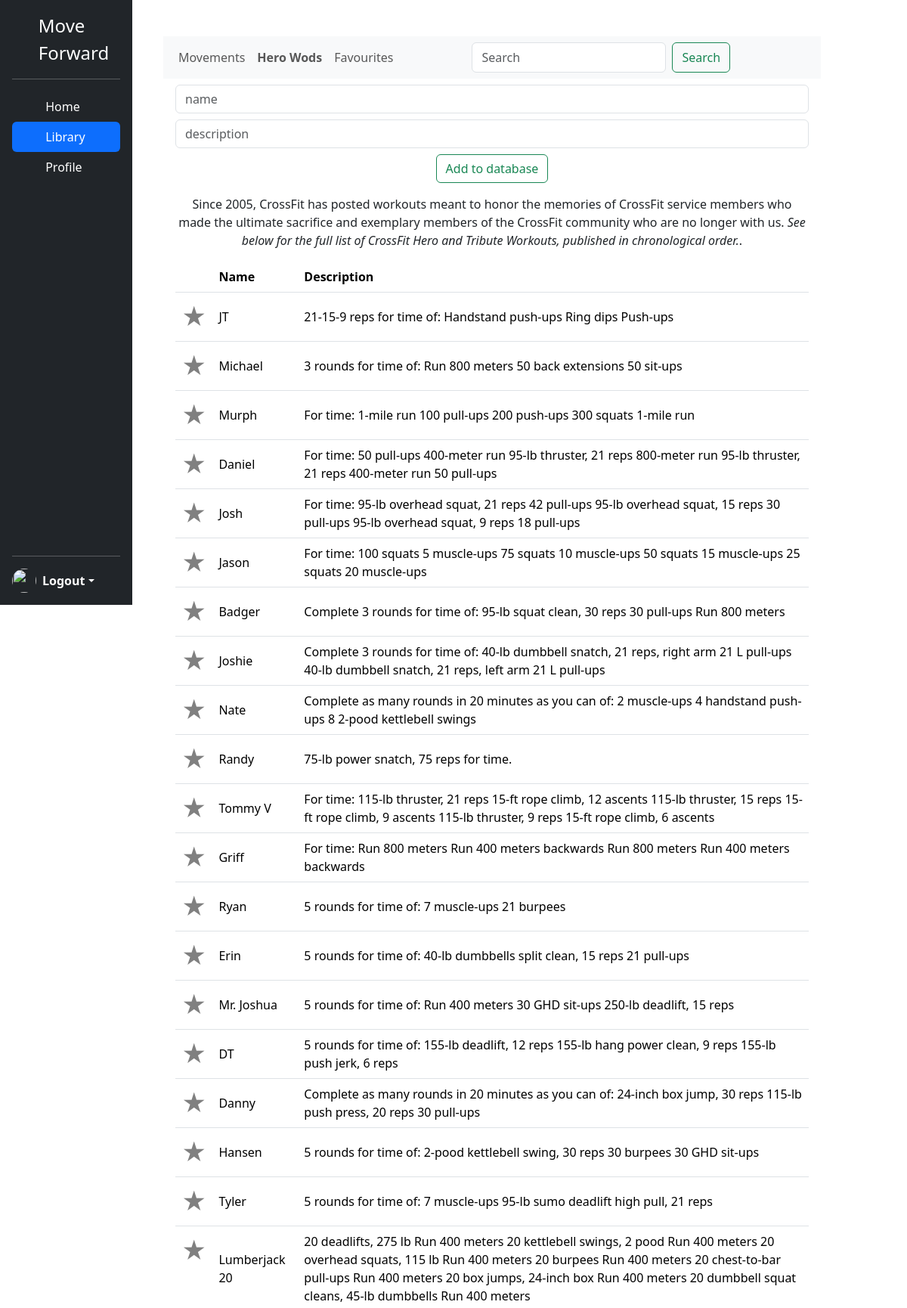
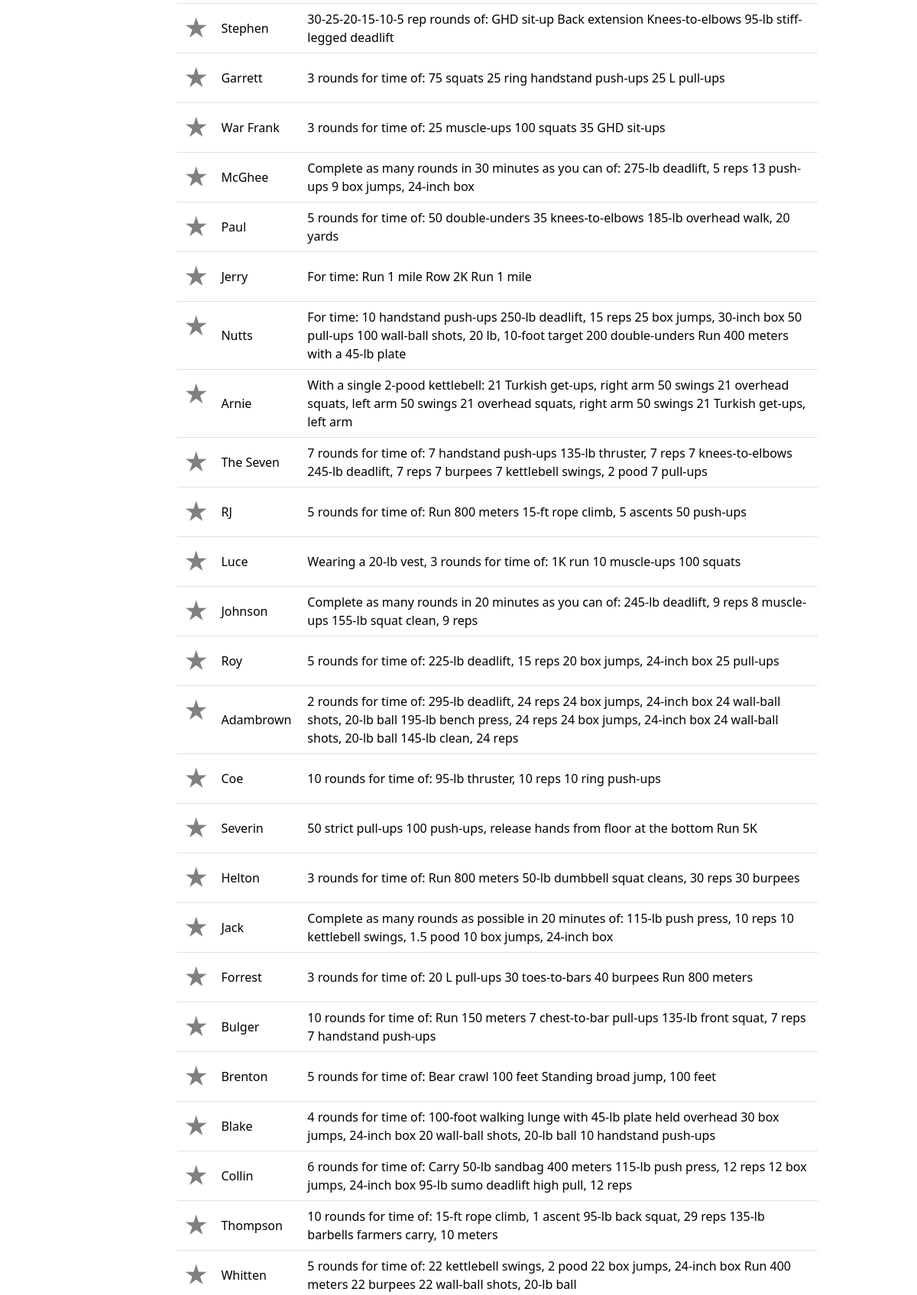
Screenshot of /workouts (signed in, upper part) with the database file from the repository (2 pictures, top to bottom).
### tables this page shows
CREATE TABLE hero_wods (wodID INTEGER PRIMARY KEY AUTOINCREMENT NOT NULL, name TEXT NOT NULL, description TEXT, favourite BOOLEAN);

### app.py (the view, shortened to what this page needs)
@app.route("/workouts", methods=["GET", "POST"])
@login_required
def workouts():
    try:
        con = sqlite3.connect('moveforward.db')
        cursor = con.cursor()
        cursor.execute("SELECT * FROM hero_wods")
        rows = cursor.fetchall()  # Fetch all rows
        column_names = [description[0] for description in cursor.description]
        hero_wods = [dict(zip(column_names, row)) for row in rows]
    except sqlite3.Error as error:
        print("Error while connecting to sqlite", error)
        return("Database Error")
    wodID = []
    for i in hero_wods:
        wodID.append(i["wodID"])
    wodName = []
    for i in hero_wods:
        wodName.append(i["name"])
    wodDescription = []
    for i in hero_wods:
        wodDescription.append(i["description"])
    return render_template("workouts.html", wodID=wodID, wodName=wodName, wodDescription=wodDescription)

### app.py (called while the page is built)
@app.after_request
def after_request(response):
    response.headers["Cache-Control"] = "no-cache, no-store, must-revalidate"
    response.headers["Expires"] = 0
    response.headers["Pragma"] = "no-cache"
    return response

### helpers.py (called while the page is built)
def login_required(f):
    @wraps(f)
    def decorated_function(*args, **kwargs):
        if session.get("user_id") is None:
            return redirect("/login")
        return f(*args, **kwargs)
    return decorated_function

### templates/workouts.html (shortened to what this page needs)
{% extends "layout.html" %}
{% block navbar_class_library %} active {% endblock %}
{% block head %}
<link rel="stylesheet" href="static/styles.css">
{% endblock %}
{% block main %}
<nav class="navbar navbar-expand-lg bg-body-tertiary">
    <div class="container-fluid">
      <div class="collapse navbar-collapse" id="navbarSupportedContent">
        <ul class="navbar-nav me-auto mb-2 mb-lg-0">
          <li class="nav-item">
            <a class="nav-link" href="/exercises">Movements</a>
          </li>
          <li class="nav-item">
            <a class="nav-link fw-bold" href="/workouts">Hero Wods</a>
          </li>
          <li class="nav-item me-5">
            <a class="nav-link" href="/favourites">Favourites</a>
          </li>
        <form class="d-flex ms-5" role="search">
          <input class="form-control me-2" type="search" placeholder="Search" aria-label="Search">
          <button class="btn btn-outline-success" type="submit">Search</button>
        </form>
      </div>
    </div>
  </nav>
  <main class="col-md-12 ms-sm-auto col-lg-12 px-md-3">
    <div class="content">
      <form action="workouts" method="POST">
      <input class="form-control me-2 mt-2" type="text" name="name" placeholder="name" aria-label="name">
      <input class="form-control me-2 mt-2" type="text" name="description" placeholder="description" aria-label="description">
      <button class="btn btn-outline-success mt-2" type="submit">Add to database</button>
    </form>
      <p>Since 2005, CrossFit has posted workouts meant to honor the memories of CrossFit service members who made the ultimate sacrifice and exemplary members of the CrossFit community who are no longer with us. <em>See below for the full list of CrossFit Hero and Tribute Workouts, published in chronological order.</em>.</p>
      <table class="table">
        <thead>
          <tr>
            <th></th>
            <th class="text-start" scope="col">Name</th>
            <th class="text-start" scope="col">Description</th>
          </tr>
        </thead>
        <tbody>
        {% for i in range(wodID|length) %}
        <tr>
          <form action="favourite" method="POST">
            <td>
              <label>
              <span class="star">&#9733;</span>
            </label>
            </td>
          </form>
          <td class="text-start align-middle">{{ wodName[i] }}</td>
          <td class="text-start align-middle">{{ wodDescription[i] }}</td>
        </tr>
        {% endfor %}
        </tbody>
      </table>
    </div>
</main>
{% endblock %}

### static/styles.css (style rules this page uses)
.star { cursor: pointer; font-size: 2rem; color: gray; transition: color 0.3s; }

### rows the page displays
hero_wods: name "JT", description "21-15-9 reps for time of: Handstand push-ups Ring dips Push-ups"
hero_wods: name "Michael", description "3 rounds for time of: Run 800 meters 50 back extensions 50 sit-ups"
hero_wods: name "Murph", description "For time: 1-mile run 100 pull-ups 200 push-ups 300 squats 1-mile run"
hero_wods: name "Daniel", description "For time: 50 pull-ups 400-meter run 95-lb thruster, 21 reps 800-meter run 95-lb thruster, 21 reps 400-meter run 50 pull-ups"
hero_wods: name "Josh", description "For time: 95-lb overhead squat, 21 reps 42 pull-ups 95-lb overhead squat, 15 reps 30 pull-ups 95-lb overhead squat, 9 reps 18 pull-ups"
hero_wods: name "Jason", description "For time: 100 squats 5 muscle-ups 75 squats 10 muscle-ups 50 squats 15 muscle-ups 25 squats 20 muscle-ups"
hero_wods: name "Badger", description "Complete 3 rounds for time of: 95-lb squat clean, 30 reps 30 pull-ups Run 800 meters"
hero_wods: name "Joshie", description "Complete 3 rounds for time of: 40-lb dumbbell snatch, 21 reps, right arm 21 L pull-ups 40-lb dumbbell snatch, 21 reps, left arm 21 L pull-ups"
hero_wods: name "Nate", description "Complete as many rounds in 20 minutes as you can of: 2 muscle-ups 4 handstand push-ups 8 2-pood kettlebell swings"
hero_wods: name "Randy", description "75-lb power snatch, 75 reps for time."
hero_wods: name "Tommy V", description "For time: 115-lb thruster, 21 reps 15-ft rope climb, 12 ascents 115-lb thruster, 15 reps 15-ft rope climb, 9 ascents 115-lb thruster, 9 reps 15-ft rope climb, 6 ascents"
hero_wods: name "Griff", description "For time: Run 800 meters Run 400 meters backwards Run 800 meters Run 400 meters backwards"
hero_wods: name "Ryan", description "5 rounds for time of: 7 muscle-ups 21 burpees"
hero_wods: name "Erin", description "5 rounds for time of: 40-lb dumbbells split clean, 15 reps 21 pull-ups"
hero_wods: name "Mr. Joshua", description "5 rounds for time of: Run 400 meters 30 GHD sit-ups 250-lb deadlift, 15 reps"
hero_wods: name "DT", description "5 rounds for time of: 155-lb deadlift, 12 reps 155-lb hang power clean, 9 reps 155-lb push jerk, 6 reps"
hero_wods: name "Danny", description "Complete as many rounds in 20 minutes as you can of: 24-inch box jump, 30 reps 115-lb push press, 20 reps 30 pull-ups"
hero_wods: name "Hansen", description "5 rounds for time of: 2-pood kettlebell swing, 30 reps 30 burpees 30 GHD sit-ups"
hero_wods: name "Tyler", description "5 rounds for time of: 7 muscle-ups 95-lb sumo deadlift high pull, 21 reps"
hero_wods: name "Lumberjack 20", description "20 deadlifts, 275 lb Run 400 meters 20 kettlebell swings, 2 pood Run 400 meters 20 overhead squats, 115 lb Run 400 meters 20 burpees Run 400 meters 20 chest-to-bar pull-ups Run 400 meters 20 box jumps, 24-inch box Run 400 meters 20 dumbbell squat cleans, 45-lb dumbbells Run 400 meters"
hero_wods: name "Stephen", description "30-25-20-15-10-5 rep rounds of: GHD sit-up Back extension Knees-to-elbows 95-lb stiff-legged deadlift"
hero_wods: name "Garrett", description "3 rounds for time of: 75 squats 25 ring handstand push-ups 25 L pull-ups"
hero_wods: name "War Frank", description "3 rounds for time of: 25 muscle-ups 100 squats 35 GHD sit-ups"
hero_wods: name "McGhee", description "Complete as many rounds in 30 minutes as you can of: 275-lb deadlift, 5 reps 13 push-ups 9 box jumps, 24-inch box"
hero_wods: name "Paul", description "5 rounds for time of: 50 double-unders 35 knees-to-elbows 185-lb overhead walk, 20 yards"
hero_wods: name "Jerry", description "For time: Run 1 mile Row 2K Run 1 mile"
hero_wods: name "Nutts", description "For time: 10 handstand push-ups 250-lb deadlift, 15 reps 25 box jumps, 30-inch box 50 pull-ups 100 wall-ball shots, 20 lb, 10-foot target 200 double-unders Run 400 meters with a 45-lb plate"
hero_wods: name "Arnie", description "With a single 2-pood kettlebell: 21 Turkish get-ups, right arm 50 swings 21 overhead squats, left arm 50 swings 21 overhead squats, right arm 50 swings 21 Turkish get-ups, left arm"
hero_wods: name "The Seven", description "7 rounds for time of: 7 handstand push-ups 135-lb thruster, 7 reps 7 knees-to-elbows 245-lb deadlift, 7 reps 7 burpees 7 kettlebell swings, 2 pood 7 pull-ups"
hero_wods: name "RJ", description "5 rounds for time of: Run 800 meters 15-ft rope climb, 5 ascents 50 push-ups"
hero_wods: name "Luce", description "Wearing a 20-lb vest, 3 rounds for time of: 1K run 10 muscle-ups 100 squats"
hero_wods: name "Johnson", description "Complete as many rounds in 20 minutes as you can of: 245-lb deadlift, 9 reps 8 muscle-ups 155-lb squat clean, 9 reps"
hero_wods: name "Roy", description "5 rounds for time of: 225-lb deadlift, 15 reps 20 box jumps, 24-inch box 25 pull-ups"
hero_wods: name "Adambrown", description "2 rounds for time of: 295-lb deadlift, 24 reps 24 box jumps, 24-inch box 24 wall-ball shots, 20-lb ball 195-lb bench press, 24 reps 24 box jumps, 24-inch box 24 wall-ball shots, 20-lb ball 145-lb clean, 24 reps"
hero_wods: name "Coe", description "10 rounds for time of: 95-lb thruster, 10 reps 10 ring push-ups"
hero_wods: name "Severin", description "50 strict pull-ups 100 push-ups, release hands from floor at the bottom Run 5K"
hero_wods: name "Helton", description "3 rounds for time of: Run 800 meters 50-lb dumbbell squat cleans, 30 reps 30 burpees"
hero_wods: name "Jack", description "Complete as many rounds as possible in 20 minutes of: 115-lb push press, 10 reps 10 kettlebell swings, 1.5 pood 10 box jumps, 24-inch box"
hero_wods: name "Forrest", description "3 rounds for time of: 20 L pull-ups 30 toes-to-bars 40 burpees Run 800 meters"
hero_wods: name "Bulger", description "10 rounds for time of: Run 150 meters 7 chest-to-bar pull-ups 135-lb front squat, 7 reps 7 handstand push-ups"
hero_wods: name "Brenton", description "5 rounds for time of: Bear crawl 100 feet Standing broad jump, 100 feet"
hero_wods: name "Blake", description "4 rounds for time of: 100-foot walking lunge with 45-lb plate held overhead 30 box jumps, 24-inch box 20 wall-ball shots, 20-lb ball 10 handstand push-ups"
hero_wods: name "Collin", description "6 rounds for time of: Carry 50-lb sandbag 400 meters 115-lb push press, 12 reps 12 box jumps, 24-inch box 95-lb sumo deadlift high pull, 12 reps"
hero_wods: name "Thompson", description "10 rounds for time of: 15-ft rope climb, 1 ascent 95-lb back squat, 29 reps 135-lb barbells farmers carry, 10 meters"
hero_wods: name "Whitten", description "5 rounds for time of: 22 kettlebell swings, 2 pood 22 box jumps, 24-inch box Run 400 meters 22 burpees 22 wall-ball shots, 20-lb ball"
